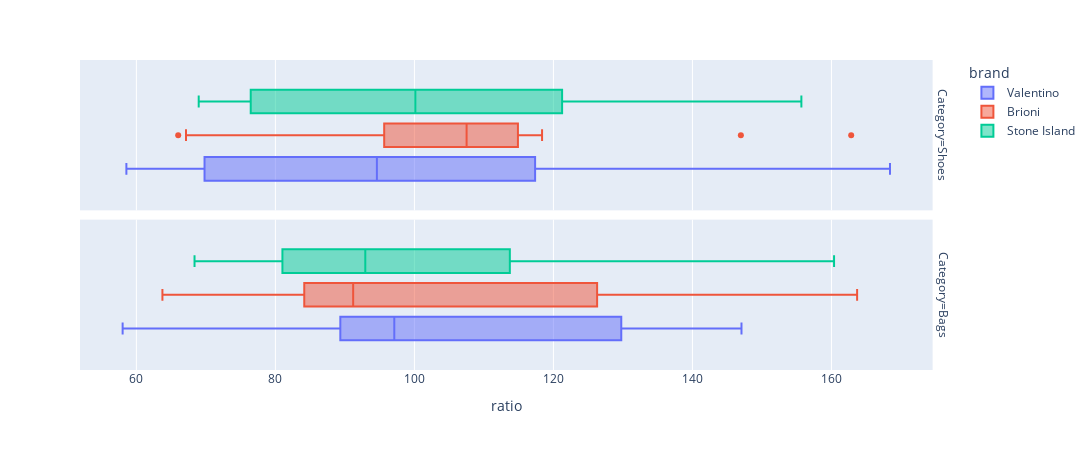
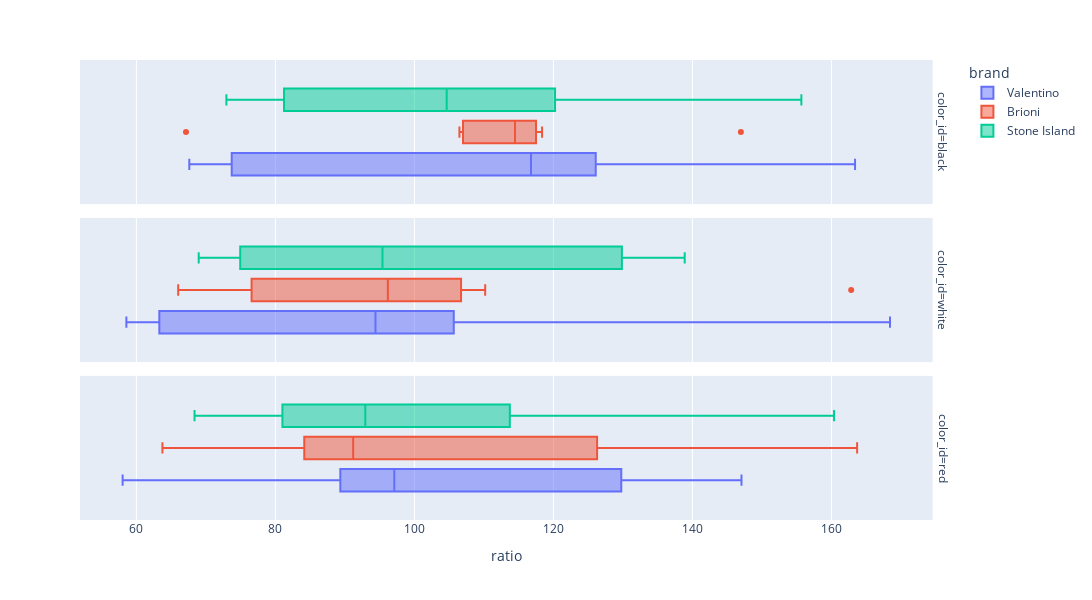

Notebook code cell kept with these figures, in order:
### Markdown cell above
<span style="color:green">Two box plots construction to get visual identification of explicit outliers splited by significant categories.</span>

### Code cell
fig = px.box(res_data,
             x='ratio',
             color='brand',
             facet_row='Category',
             width=1200,
             height=450)
fig.show()
# fig.write_html("plotly/fig_01.html") # done (for github)
fig = px.box(res_data,
             x='ratio',
             color='brand',
             facet_row='color_id',
             width=1200,
             height=600)
fig.show()
# fig.write_html("plotly/fig_02.html") # done (for github)

### Figure 1 — Plotly figure (JSON) as saved in the notebook; plotly's stock layout.template omitted (floating-point values rounded to 4 significant figures)
{"data": [{"alignmentgroup": "True", "hovertemplate": "brand=Valentino<br>Category=Shoes<br>ratio=%{x}<extra></extra>", "legendgroup": "Valentino", "marker": {"color": "#636efa"}, "name": "Valentino", "notched": false, "offsetgroup": "Valentino", "orientation": "h", "showlegend": true, "type": "box", "x": [67.61, 116.8, 78.63, 117.4, 163.4, 72.08, 129.0, 61.13, 94.4, 69.8, 58.56, 94.8, 168.4, 109.3], "x0": " ", "xaxis": "x2", "y0": " ", "yaxis": "y2"}, {"alignmentgroup": "True", "hovertemplate": "brand=Valentino<br>Category=Bags<br>ratio=%{x}<extra></extra>", "legendgroup": "Valentino", "marker": {"color": "#636efa"}, "name": "Valentino", "notched": false, "offsetgroup": "Valentino", "orientation": "h", "showlegend": false, "type": "box", "x": [92.11, 97.11, 144.3, 112.7, 93.2, 60.28, 135.4, 58.02, 88.42, 104.0, 147.1], "x0": " ", "xaxis": "x", "y0": " ", "yaxis": "y"}, {"alignmentgroup": "True", "hovertemplate": "brand=Brioni<br>Category=Shoes<br>ratio=%{x}<extra></extra>", "legendgroup": "Brioni", "marker": {"color": "#EF553B"}, "name": "Brioni", "notched": false, "offsetgroup": "Brioni", "orientation": "h", "showlegend": true, "type": "box", "x": [106.5, 114.9, 114.5, 118.4, 108.5, 67.14, 147.0, 70.21, 95.65, 66.02, 110.2, 96.3, 96.18, 162.8], "x0": " ", "xaxis": "x2", "y0": " ", "yaxis": "y2"}, {"alignmentgroup": "True", "hovertemplate": "brand=Brioni<br>Category=Bags<br>ratio=%{x}<extra></extra>", "legendgroup": "Brioni", "marker": {"color": "#EF553B"}, "name": "Brioni", "notched": false, "offsetgroup": "Brioni", "orientation": "h", "showlegend": false, "type": "box", "x": [117.6, 81.66, 83.61, 133.3, 108.1, 85.79, 163.7, 91.19, 129.2, 86.61, 63.75], "x0": " ", "xaxis": "x", "y0": " ", "yaxis": "y"}, {"alignmentgroup": "True", "hovertemplate": "brand=Stone Island<br>Category=Shoes<br>ratio=%{x}<extra></extra>", "legendgroup": "Stone Island", "marker": {"color": "#00cc96"}, "name": "Stone Island", "notched": false, "offsetgroup": "Stone Island", "orientation": "h", "showlegend": true, "type": "box", "x": [121.2, 72.95, 76.45, 95.63, 104.6, 155.7, 117.2, 118.2, 71.03, 133.7, 138.9, 95.41, 68.97, 86.67], "x0": " ", "xaxis": "x2", "y0": " ", "yaxis": "y2"}, {"alignmentgroup": "True", "hovertemplate": "brand=Stone Island<br>Category=Bags<br>ratio=%{x}<extra></extra>", "legendgroup": "Stone Island", "marker": {"color": "#00cc96"}, "name": "Stone Island", "notched": false, "offsetgroup": "Stone Island", "orientation": "h", "showlegend": false, "type": "box", "x": [88.98, 160.4, 68.36, 92.93, 109.0, 118.3, 99.39, 80.61, 82.2, 115.3, 74.55], "x0": " ", "xaxis": "x", "y0": " ", "yaxis": "y"}], "layout": {"annotations": [{"font": {}, "showarrow": false, "text": "Category=Bags", "textangle": 90, "x": 0.98, "xanchor": "left", "xref": "paper", "y": 0.2425, "yanchor": "middle", "yref": "paper"}, {"font": {}, "showarrow": false, "text": "Category=Shoes", "textangle": 90, "x": 0.98, "xanchor": "left", "xref": "paper", "y": 0.7575, "yanchor": "middle", "yref": "paper"}], "boxmode": "group", "height": 450, "legend": {"title": {"text": "brand"}, "tracegroupgap": 0}, "margin": {"t": 60}, "width": 1200, "xaxis": {"anchor": "y", "domain": [0, 0.98], "title": {"text": "ratio"}}, "xaxis2": {"anchor": "y2", "domain": [0, 0.98], "matches": "x", "showticklabels": false}, "yaxis": {"anchor": "x", "domain": [0, 0.485]}, "yaxis2": {"anchor": "x2", "domain": [0.515, 1], "matches": "y"}}}

### Figure 2 — Plotly figure (JSON) as saved in the notebook; plotly's stock layout.template omitted (floating-point values rounded to 4 significant figures)
{"data": [{"alignmentgroup": "True", "hovertemplate": "brand=Valentino<br>color_id=black<br>ratio=%{x}<extra></extra>", "legendgroup": "Valentino", "marker": {"color": "#636efa"}, "name": "Valentino", "notched": false, "offsetgroup": "Valentino", "orientation": "h", "showlegend": true, "type": "box", "x": [67.61, 116.8, 78.63, 117.4, 163.4, 72.08, 129.0], "x0": " ", "xaxis": "x3", "y0": " ", "yaxis": "y3"}, {"alignmentgroup": "True", "hovertemplate": "brand=Valentino<br>color_id=white<br>ratio=%{x}<extra></extra>", "legendgroup": "Valentino", "marker": {"color": "#636efa"}, "name": "Valentino", "notched": false, "offsetgroup": "Valentino", "orientation": "h", "showlegend": false, "type": "box", "x": [61.13, 94.4, 69.8, 58.56, 94.8, 168.4, 109.3], "x0": " ", "xaxis": "x2", "y0": " ", "yaxis": "y2"}, {"alignmentgroup": "True", "hovertemplate": "brand=Valentino<br>color_id=red<br>ratio=%{x}<extra></extra>", "legendgroup": "Valentino", "marker": {"color": "#636efa"}, "name": "Valentino", "notched": false, "offsetgroup": "Valentino", "orientation": "h", "showlegend": false, "type": "box", "x": [92.11, 97.11, 144.3, 112.7, 93.2, 60.28, 135.4, 58.02, 88.42, 104.0, 147.1], "x0": " ", "xaxis": "x", "y0": " ", "yaxis": "y"}, {"alignmentgroup": "True", "hovertemplate": "brand=Brioni<br>color_id=black<br>ratio=%{x}<extra></extra>", "legendgroup": "Brioni", "marker": {"color": "#EF553B"}, "name": "Brioni", "notched": false, "offsetgroup": "Brioni", "orientation": "h", "showlegend": true, "type": "box", "x": [106.5, 114.9, 114.5, 118.4, 108.5, 67.14, 147.0], "x0": " ", "xaxis": "x3", "y0": " ", "yaxis": "y3"}, {"alignmentgroup": "True", "hovertemplate": "brand=Brioni<br>color_id=white<br>ratio=%{x}<extra></extra>", "legendgroup": "Brioni", "marker": {"color": "#EF553B"}, "name": "Brioni", "notched": false, "offsetgroup": "Brioni", "orientation": "h", "showlegend": false, "type": "box", "x": [70.21, 95.65, 66.02, 110.2, 96.3, 96.18, 162.8], "x0": " ", "xaxis": "x2", "y0": " ", "yaxis": "y2"}, {"alignmentgroup": "True", "hovertemplate": "brand=Brioni<br>color_id=red<br>ratio=%{x}<extra></extra>", "legendgroup": "Brioni", "marker": {"color": "#EF553B"}, "name": "Brioni", "notched": false, "offsetgroup": "Brioni", "orientation": "h", "showlegend": false, "type": "box", "x": [117.6, 81.66, 83.61, 133.3, 108.1, 85.79, 163.7, 91.19, 129.2, 86.61, 63.75], "x0": " ", "xaxis": "x", "y0": " ", "yaxis": "y"}, {"alignmentgroup": "True", "hovertemplate": "brand=Stone Island<br>color_id=black<br>ratio=%{x}<extra></extra>", "legendgroup": "Stone Island", "marker": {"color": "#00cc96"}, "name": "Stone Island", "notched": false, "offsetgroup": "Stone Island", "orientation": "h", "showlegend": true, "type": "box", "x": [121.2, 72.95, 76.45, 95.63, 104.6, 155.7, 117.2], "x0": " ", "xaxis": "x3", "y0": " ", "yaxis": "y3"}, {"alignmentgroup": "True", "hovertemplate": "brand=Stone Island<br>color_id=white<br>ratio=%{x}<extra></extra>", "legendgroup": "Stone Island", "marker": {"color": "#00cc96"}, "name": "Stone Island", "notched": false, "offsetgroup": "Stone Island", "orientation": "h", "showlegend": false, "type": "box", "x": [118.2, 71.03, 133.7, 138.9, 95.41, 68.97, 86.67], "x0": " ", "xaxis": "x2", "y0": " ", "yaxis": "y2"}, {"alignmentgroup": "True", "hovertemplate": "brand=Stone Island<br>color_id=red<br>ratio=%{x}<extra></extra>", "legendgroup": "Stone Island", "marker": {"color": "#00cc96"}, "name": "Stone Island", "notched": false, "offsetgroup": "Stone Island", "orientation": "h", "showlegend": false, "type": "box", "x": [88.98, 160.4, 68.36, 92.93, 109.0, 118.3, 99.39, 80.61, 82.2, 115.3, 74.55], "x0": " ", "xaxis": "x", "y0": " ", "yaxis": "y"}], "layout": {"annotations": [{"font": {}, "showarrow": false, "text": "color_id=red", "textangle": 90, "x": 0.98, "xanchor": "left", "xref": "paper", "y": 0.1567, "yanchor": "middle", "yref": "paper"}, {"font": {}, "showarrow": false, "text": "color_id=white", "textangle": 90, "x": 0.98, "xanchor": "left", "xref": "paper", "y": 0.5, "yanchor": "middle", "yref": "paper"}, {"font": {}, "showarrow": false, "text": "color_id=black", "textangle": 90, "x": 0.98, "xanchor": "left", "xref": "paper", "y": 0.8433, "yanchor": "middle", "yref": "paper"}], "boxmode": "group", "height": 600, "legend": {"title": {"text": "brand"}, "tracegroupgap": 0}, "margin": {"t": 60}, "width": 1200, "xaxis": {"anchor": "y", "domain": [0, 0.98], "title": {"text": "ratio"}}, "xaxis2": {"anchor": "y2", "domain": [0, 0.98], "matches": "x", "showticklabels": false}, "xaxis3": {"anchor": "y3", "domain": [0, 0.98], "matches": "x", "showticklabels": false}, "yaxis": {"anchor": "x", "domain": [0, 0.3133]}, "yaxis2": {"anchor": "x2", "domain": [0.3433, 0.6567], "matches": "y"}, "yaxis3": {"anchor": "x3", "domain": [0.6867, 1.0], "matches": "y"}}}
